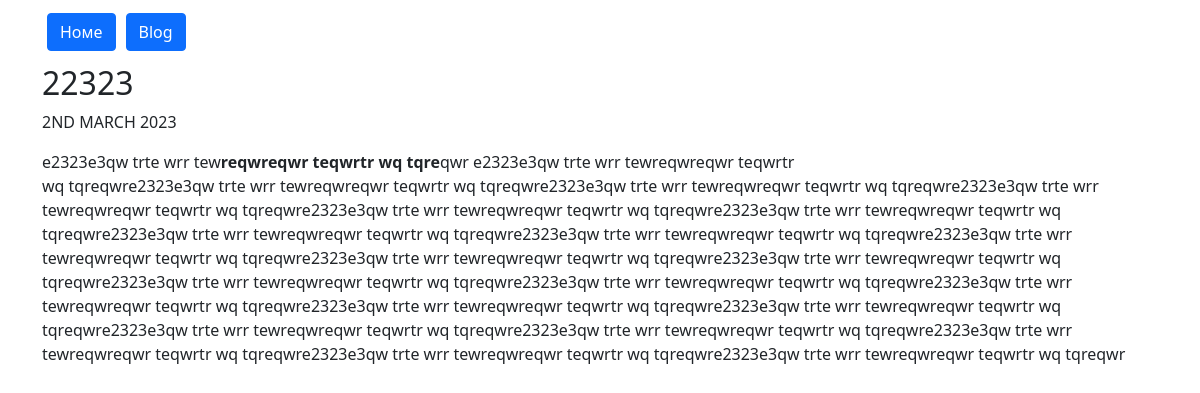
Page /blog/3/ on the committed database.
### blog/models.py (models this page shows, shortened)
class Blog(models.Model):
      title = models.CharField(max_length = 200)
      description = models.TextField()
      date = models.DateField()

### blog/views.py (the view)
# urls.py: path('<int:id_blog>/',views.detais, name = 'detais'),
def detais(request, id_blog):
    blog = get_object_or_404(Blog, pk = id_blog)
    return render(request, 'blog/detais.html',{'blog':blog})

### blog/templates/blog/detais.html
{% extends 'portfolio/base.html' %}
{% block content %}
  <h2>{{ blog.title }}</h2>
  <p>{{ blog.date|date:'jS F Y'|upper }}</p>
  <p>{{ blog.description|safe }}</p>
{% endblock %}

### rows in the picture
Blog: title "22323", date "2ND MARCH 2023", description "e2323e3qw trte wrr tew reqwreqwr teqwrtr wq tqre qwr e2323e3qw trte wrr tewreqwreqwr teqwrtr wq tqreqwre2323e3qw trte wrr tewreqwreqwr teqwrtr wq tqreqwre2323e3qw trte wrr tewreqwreqwr teqwrtr wq tqreqwre2323e3qw trte wrr tewreqwreqwr teqwrtr wq tqreqwre2323e3qw trte wrr tewreqwreqwr teqwrtr wq tqreqwre2323e3qw trte wrr tewreqwreqwr teqwrtr wq tqreqwre2323e3qw trte wrr tewreqwreqwr teqwrtr wq tqreqwre2323e3qw trte wrr tewreqwreqwr teqwrtr wq tqreqwre2323e3qw trte wrr tewreqwreqwr teqwrtr wq tqreqwre2323e3qw trte wrr tewreqwreqwr teqwrtr wq tqreqwre2323e3qw trte wrr tewreqwreqwr teqwrtr wq tqreqwre2323e3qw trte wrr tewreqwreqwr teqwrtr wq tqreqwre2323e3qw trte wrr tewreqwreqwr teqwrtr wq…"
